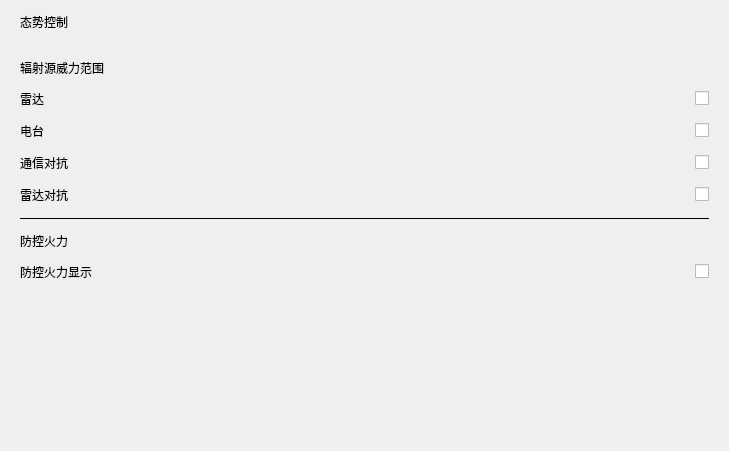
<?xml version="1.0" encoding="UTF-8"?>
<ui version="4.0">
 <class>SituationControl</class>
 <widget class="QWidget" name="SituationControl">
  <property name="geometry">
   <rect>
    <x>0</x>
    <y>0</y>
    <width>729</width>
    <height>451</height>
   </rect>
  </property>
  <property name="windowTitle">
   <string>态势控制</string>
  </property>
  <layout class="QVBoxLayout" name="mainLayout">
   <property name="spacing">
    <number>0</number>
   </property>
   <property name="leftMargin">
    <number>0</number>
   </property>
   <property name="topMargin">
    <number>0</number>
   </property>
   <property name="rightMargin">
    <number>0</number>
   </property>
   <property name="bottomMargin">
    <number>0</number>
   </property>
   <item>
    <layout class="QHBoxLayout" name="titleLayout">
     <property name="leftMargin">
      <number>20</number>
     </property>
     <property name="topMargin">
      <number>12</number>
     </property>
     <property name="rightMargin">
      <number>20</number>
     </property>
     <property name="bottomMargin">
      <number>12</number>
     </property>
     <item>
      <widget class="QLabel" name="titleLabel">
       <property name="text">
        <string>态势控制</string>
       </property>
      </widget>
     </item>
     <item>
      <spacer name="horizontalSpacer">
       <property name="orientation">
        <enum>Qt::Horizontal</enum>
       </property>
       <property name="sizeHint" stdset="0">
        <size>
         <width>40</width>
         <height>20</height>
        </size>
       </property>
      </spacer>
     </item>
    </layout>
   </item>
   <item>
    <layout class="QVBoxLayout" name="contentLayout">
     <property name="spacing">
      <number>12</number>
     </property>
     <property name="leftMargin">
      <number>20</number>
     </property>
     <property name="topMargin">
      <number>15</number>
     </property>
     <property name="rightMargin">
      <number>20</number>
     </property>
     <property name="bottomMargin">
      <number>15</number>
     </property>
     <item>
      <layout class="QVBoxLayout" name="radiationLayout">
       <property name="spacing">
        <number>12</number>
       </property>
       <item>
        <widget class="QLabel" name="radiationTitle">
         <property name="text">
          <string>辐射源威力范围</string>
         </property>
        </widget>
       </item>
       <item>
        <layout class="QHBoxLayout" name="radarLayout">
         <item>
          <widget class="QLabel" name="radarLabel">
           <property name="text">
            <string>雷达</string>
           </property>
          </widget>
         </item>
         <item>
          <spacer name="radarSpacer">
           <property name="orientation">
            <enum>Qt::Horizontal</enum>
           </property>
           <property name="sizeHint" stdset="0">
            <size>
             <width>40</width>
             <height>20</height>
            </size>
           </property>
          </spacer>
         </item>
         <item>
          <widget class="QCheckBox" name="radarSwitch">
           <property name="layoutDirection">
            <enum>Qt::RightToLeft</enum>
           </property>
          </widget>
         </item>
        </layout>
       </item>
       <item>
        <layout class="QHBoxLayout" name="radioLayout">
         <item>
          <widget class="QLabel" name="radioLabel">
           <property name="text">
            <string>电台</string>
           </property>
          </widget>
         </item>
         <item>
          <spacer name="radioSpacer">
           <property name="orientation">
            <enum>Qt::Horizontal</enum>
           </property>
           <property name="sizeHint" stdset="0">
            <size>
             <width>40</width>
             <height>20</height>
            </size>
           </property>
          </spacer>
         </item>
         <item>
          <widget class="QCheckBox" name="radioSwitch">
           <property name="layoutDirection">
            <enum>Qt::RightToLeft</enum>
           </property>
          </widget>
         </item>
        </layout>
       </item>
       <item>
        <layout class="QHBoxLayout" name="commJamLayout">
         <item>
          <widget class="QLabel" name="commJamLabel">
           <property name="text">
            <string>通信对抗</string>
           </property>
          </widget>
         </item>
         <item>
          <spacer name="commJamSpacer">
           <property name="orientation">
            <enum>Qt::Horizontal</enum>
           </property>
           <property name="sizeHint" stdset="0">
            <size>
             <width>40</width>
             <height>20</height>
            </size>
           </property>
          </spacer>
         </item>
         <item>
          <widget class="QCheckBox" name="commJamSwitch">
           <property name="layoutDirection">
            <enum>Qt::RightToLeft</enum>
           </property>
          </widget>
         </item>
        </layout>
       </item>
       <item>
        <layout class="QHBoxLayout" name="radarJamLayout">
         <item>
          <widget class="QLabel" name="radarJamLabel">
           <property name="text">
            <string>雷达对抗</string>
           </property>
          </widget>
         </item>
         <item>
          <spacer name="radarJamSpacer">
           <property name="orientation">
            <enum>Qt::Horizontal</enum>
           </property>
           <property name="sizeHint" stdset="0">
            <size>
             <width>40</width>
             <height>20</height>
            </size>
           </property>
          </spacer>
         </item>
         <item>
          <widget class="QCheckBox" name="radarJamSwitch">
           <property name="layoutDirection">
            <enum>Qt::RightToLeft</enum>
           </property>
          </widget>
         </item>
        </layout>
       </item>
      </layout>
     </item>
     <item>
      <widget class="QFrame" name="separator1">
       <property name="frameShape">
        <enum>QFrame::HLine</enum>
       </property>
      </widget>
     </item>
     <item>
      <layout class="QVBoxLayout" name="defenseLayout">
       <property name="spacing">
        <number>12</number>
       </property>
       <item>
        <layout class="QHBoxLayout" name="defenseFireLayout">
         <item>
          <widget class="QLabel" name="defenseFireLabel">
           <property name="text">
            <string>防控火力</string>
           </property>
          </widget>
         </item>
        </layout>
       </item>
       <item>
        <layout class="QHBoxLayout" name="defenseFireDisplayLayout">
         <item>
          <widget class="QLabel" name="defenseFireDisplayLabel">
           <property name="text">
            <string>防控火力显示</string>
           </property>
          </widget>
         </item>
         <item>
          <spacer name="defenseFireDisplaySpacer">
           <property name="orientation">
            <enum>Qt::Horizontal</enum>
           </property>
           <property name="sizeHint" stdset="0">
            <size>
             <width>40</width>
             <height>20</height>
            </size>
           </property>
          </spacer>
         </item>
         <item>
          <widget class="QCheckBox" name="defenseFireDisplaySwitch">
           <property name="layoutDirection">
            <enum>Qt::RightToLeft</enum>
           </property>
          </widget>
         </item>
        </layout>
       </item>
      </layout>
     </item>
     <item>
      <spacer name="verticalSpacer">
       <property name="orientation">
        <enum>Qt::Vertical</enum>
       </property>
       <property name="sizeHint" stdset="0">
        <size>
         <width>20</width>
         <height>40</height>
        </size>
       </property>
      </spacer>
     </item>
    </layout>
   </item>
  </layout>
 </widget>
 <resources/>
 <connections/>
</ui>
